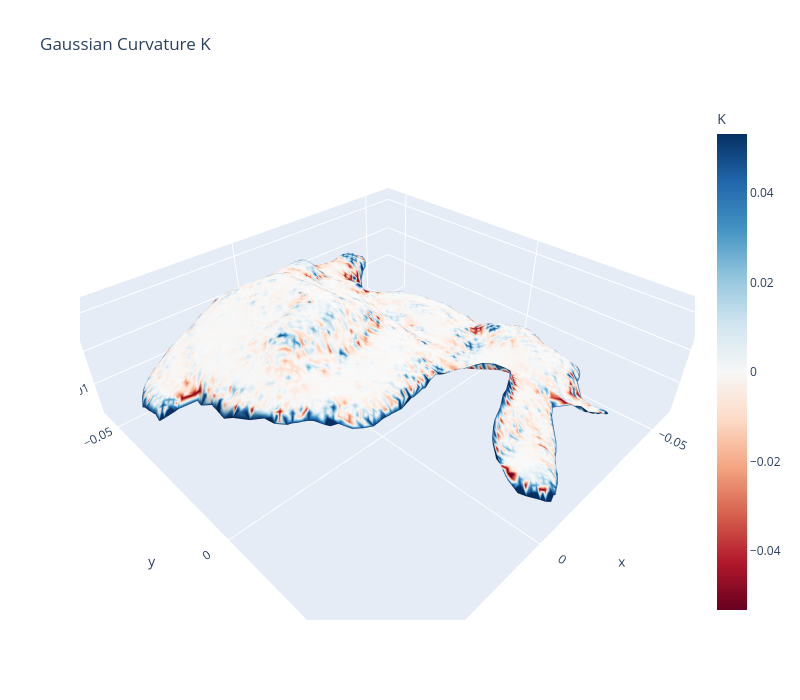

Write notebook code for a chart like this one.
### Markdown cell above
## 3D Visualization — Gaussian Curvature

### Code cell
k_abs_max = np.percentile(np.abs(K), 95)
K_clipped = np.clip(K, -k_abs_max, k_abs_max)

fig = go.Figure(go.Mesh3d(
    x=verts_np[:, 0], y=verts_np[:, 1], z=verts_np[:, 2],
    i=faces_np[:, 0], j=faces_np[:, 1], k=faces_np[:, 2],
    intensity=K_clipped,
    colorscale='RdBu',
    colorbar=dict(title='K'),
    showscale=True,
))
fig.update_layout(
    title='Gaussian Curvature K',
    scene=dict(aspectmode='data'),
    width=800, height=700,
)
fig.show()

### Figure 1 — Plotly figure (JSON) as saved in the notebook; plotly's stock layout.template omitted (floating-point values rounded to 4 significant figures; data arrays with more than 128 entries replaced by an {"elided": "..."} marker saying what was removed)
{"data": [{"colorbar": {"title": {"text": "K"}}, "colorscale": [[0, "rgb(103,0,31)"], [0.1, "rgb(178,24,43)"], [0.2, "rgb(214,96,77)"], [0.3, "rgb(244,165,130)"], [0.4, "rgb(253,219,199)"], [0.5, "rgb(247,247,247)"], [0.6, "rgb(209,229,240)"], [0.7, "rgb(146,197,222)"], [0.8, "rgb(67,147,195)"], [0.9, "rgb(33,102,172)"], [1, "rgb(5,48,97)"]], "i": {"elided": "17663 int values"}, "intensity": {"elided": "8955 float values"}, "j": {"elided": "17663 int values"}, "k": {"elided": "17663 int values"}, "showscale": true, "type": "mesh3d", "x": {"elided": "8955 float values"}, "y": {"elided": "8955 float values"}, "z": {"elided": "8955 float values"}}], "layout": {"height": 700, "scene": {"aspectmode": "data"}, "title": {"text": "Gaussian Curvature K"}, "width": 800}}
